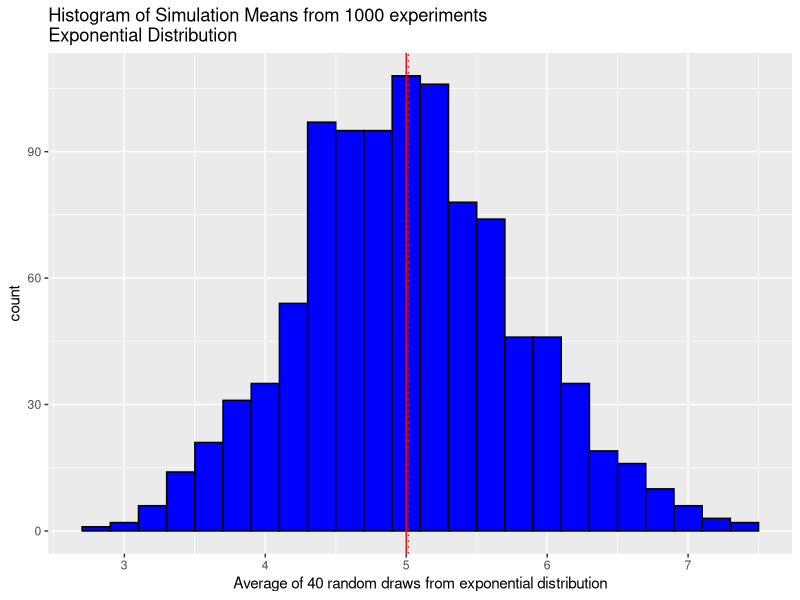
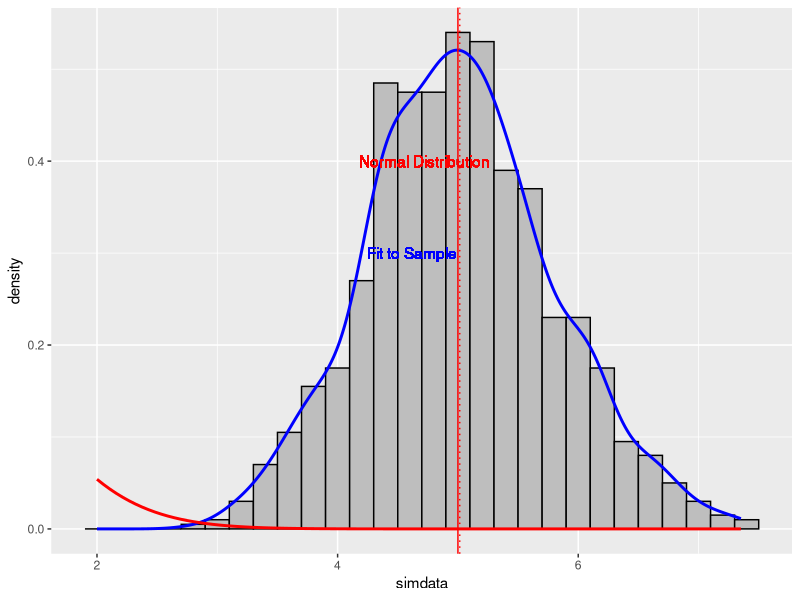

Write the R code that produced these figures, in order.
## ---- chunk 1
library(plyr)
library(ggplot2)
## ---- chunk 2
simulations <- 1000
draws <- 40
lambda <- 0.2
## ---- chunk 3
plotfn <- function(vals, lmd) {
    plot1 <- ggplot(simdata, aes(x = simdata)) +
        geom_histogram(binwidth = 0.2, color="black", fill="blue") +
        labs(title=paste("Histogram of Simulation Means from 1000 experiments\n",
            "Exponential Distribution",sep="")) +
        labs(x="Average of 40 random draws from exponential distribution") +
    geom_vline(xintercept=mean(vals$simdata), linetype="dotted", color="red") + 
    geom_vline(xintercept=1/lmd, color="red") 
    print(plot1)    
}
## ---- chunk 4
simdata <- apply(matrix(rexp(simulations * draws, lambda), simulations), 1, mean)
simdata <- data.frame(simdata)
plotfn(simdata, lambda)
## ---- chunk 5
# Calculate mean of all experiments (x bar)
simdata.mean <- mean(simdata$simdata)

# Calculate the theoretical mean (mu)
expdist.mean <- 1/lambda
## ---- chunk 6
# Calculate mean of all experiments (s^2)
simdata.var <- var(simdata$simdata)

# Calculate the theoretical variance (E[x bar] = sigma^2/n)
expdist.var <- expdist.mean^2/draws
## ---- chunk 7
plotdist <- function(dst, lmd, nmean, nvar) {
    x1 <- paste("N(", nmean, ",", sqrt(nvar), ")",sep="")
    plot2 <- ggplot(dst) +
        geom_histogram(aes(x = simdata, y=..density..), binwidth = 0.2, 
                       color="black", fill="grey") +
        geom_density(aes(x = simdata), color="blue", size=1) +
        stat_function( fun=dnorm ,arg=list(mean=nmean, sd=sqrt(nvar)),
                                            color = "red", size=1) +
        geom_vline(xintercept=mean(dst$simdata), linetype="dotted",
                   color="red") + 
        geom_vline(xintercept=1/lmd, color="red") +
        geom_text(aes(2,0.4,label = "Normal Distribution", hjust = -2), color="red") +
        geom_text(aes(2,0.3,label = "Fit to Sample", hjust = -3), 
                  color="blue")
    

    print(plot2)
}

## ---- chunk 8
plotdist(simdata, lambda, expdist.mean, expdist.var)
## ---- chunk 9
plotfn <- function(vals, lmd) {
    plot1 <- ggplot(simdata, aes(x = simdata)) +
        geom_histogram(binwidth = 0.2, color="black", fill="blue") +
        labs(title=paste("Histogram of Simulation Means from 1000 experiments\n",
            "Exponential Distribution",sep="")) +
        labs(x="Average of 40 random draws from exponential distribution") +
    geom_vline(xintercept=mean(vals$simdata), linetype="dotted", color="red") + 
    geom_vline(xintercept=1/lmd, color="red") 
    print(plot1)    
}
## ---- chunk 10
plotdist <- function(dst, lmd, nmean, nvar) {
    plot2 <- ggplot(dst) +
        geom_histogram(aes(x = simdata, y=..density..), binwidth = 0.2, 
                       color="black", fill="grey") +
        geom_density(aes(x = simdata), color="blue", size=1) +
        stat_function( fun=dnorm ,arg=list(mean=nmean, sd=sqrt(nvar)),
                                            color = "red", size=1) +
        geom_vline(xintercept=mean(dst$simdata), linetype="dotted",
                   color="red") + 
        geom_vline(xintercept=1/lmd, color="red") +
        geom_text(aes(2,0.4,label = "Normal Distribution", hjust = -2), color="red") +
        geom_text(aes(2,0.3,label = "Fit to Sample", hjust = -3), 
                  color="blue")
    

    print(plot2)
}
